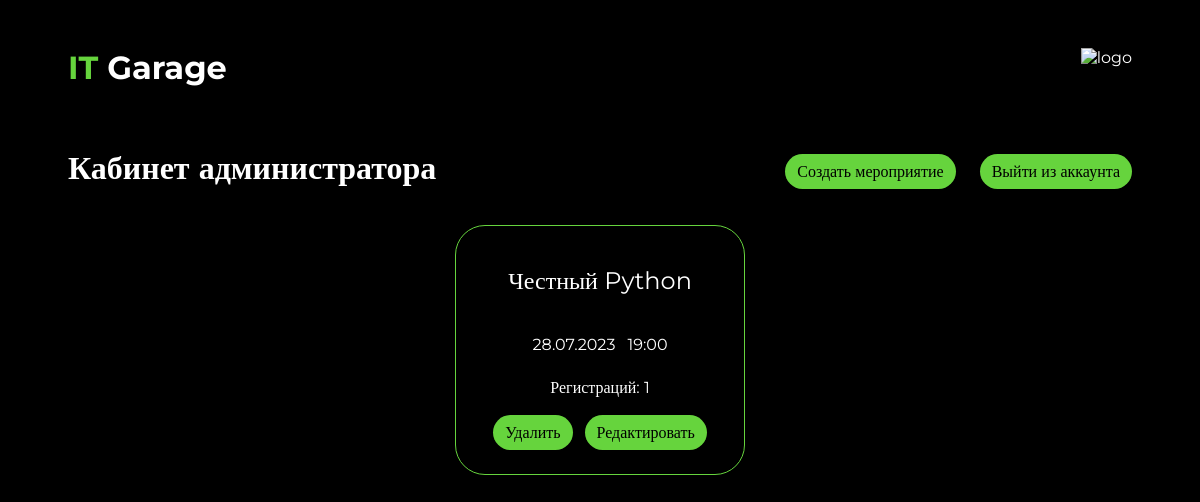
Page /admin (signed in) on the earlier database version.
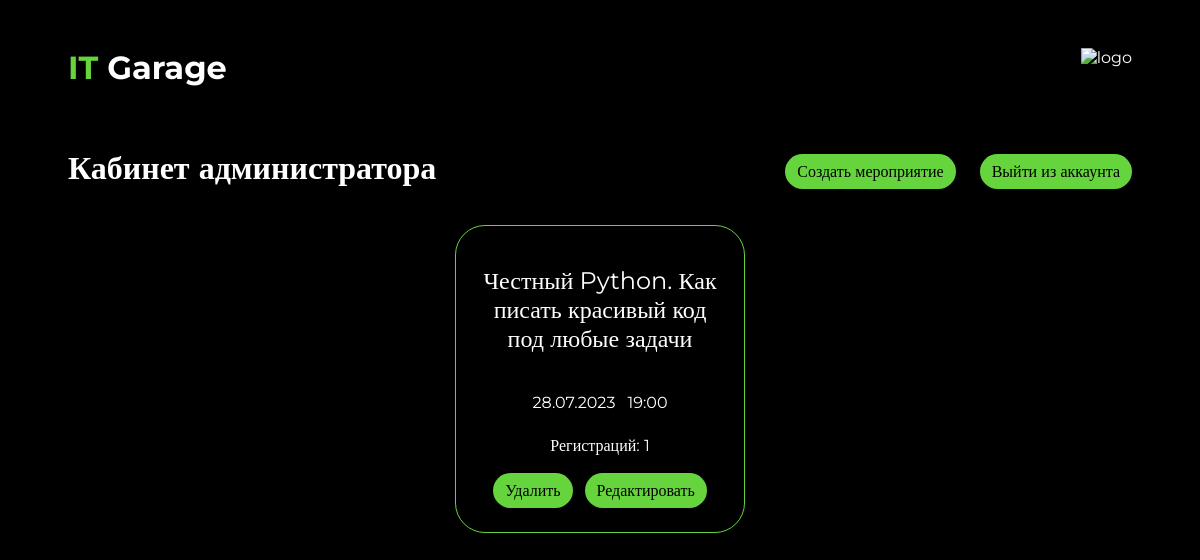
Same page on the later database version.
### app.py (models this page shows)
class Event(db.Model):
    id = db.Column(db.Integer, primary_key=True)
    title = db.Column(db.String, nullable=False)
    description = db.Column(db.String)
    date = db.Column(db.String, nullable=False)
    time = db.Column(db.String, nullable=False)

### app.py (the view)
@app.route('/admin')
@login_required
def admin():
    events = get_valid_events(db.session.query(Event).order_by(Event.date).all())
    registrations = []
    for event in events:
        registrations.append(len(db.session.query(Registration).filter_by(event_id=event.id).all()))
    return render_template('admin.html', events=events, registrations=registrations)

### app.py (called while the page is built)
@login_manager.user_loader
def load_user(user_id):
    return User.query.get(int(user_id))

def get_valid_events(events):
    output = []
    for event in events:
        if datetime.strptime(event.date, '%d.%m.%Y').date() >= datetime.today().date():
            output.append(event)
    return output

### templates/admin.html (shortened to what this page needs)
{% extends 'base.html' %}
{% block style %}
    /static/css/admin.css
{% endblock %}
{% block content %}
<div class="content-container">
    <div class="title-container">
        <h1>Кабинет администратора</h1>
        <div class="buttons-container">
            <a href="/add_event" class="button">Создать мероприятие</a>
            <a href="/logout" class="button">Выйти из аккаунта</a>
        </div>
    </div>
    {% for event in events %}
    <div class="events-container">
        <div class="event">
            <p class="event-title">{{event.title}}</p>
            <div>
                <p class="event-date">{{event.date}}</p>
                <p class="event-time">{{event.time}}</p>
            </div>
            <p class="event-registrations"><a href="/registrations/{{event.id}}">Регистраций: {{registrations[events.index(event)]}}</a></p>
            <div>
                <a href="/delete_event/{{event.id}}" class="button">Удалить</a>
                <a href="/edit_event/{{event.id}}" class="button">Редактировать</a>
            </div>
        </div>
    {% endfor %}
    </div>
</div>
{% endblock %}

Differences in the rows shown:
changed Event id 1: title "Честный Python" → "Честный Python. Как писать красивый код под любые задачи"
